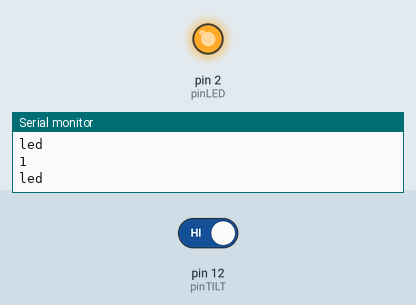
Simulated run of this sketch. Board: Arduino Uno, built with avr-gcc and run on an emulated ATmega328P. On the bench: output pins drawn as LEDs (lit = HIGH), the last lines printed to the serial monitor. Inputs (shaded band) come from the test bench; at power-on: pin 12 (pinTILT) HIGH.

Above: at 1.2 s.
1.3 s: pin 12 (pinTILT) driven LOW
At 1.7 s:
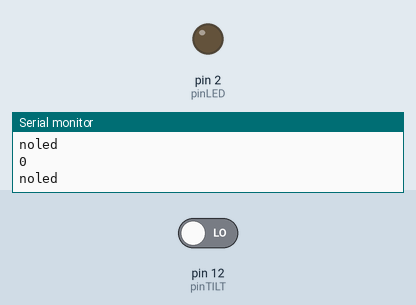
2.9 s: pin 12 (pinTILT) driven HIGH
At 4.1 s:
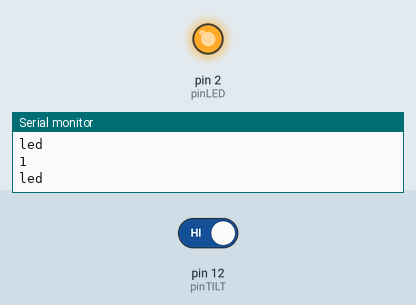
Timing chart, 0 to 5.9 s (numbered marks = the images above; inputs shaded):
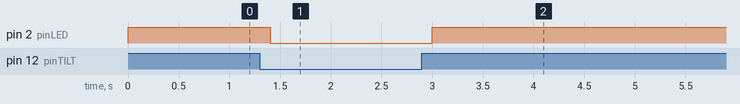

Measured:
- after the input at 1.3 s, pin 2 (pinLED): HIGH → LOW after 0.10 s
- after the input at 2.9 s, pin 2 (pinLED): LOW → HIGH after 0.10 s

The sketch:

inclinacion.ino
```cpp
#define pinLED 2
#define pinTILT 12

int statusTILT = 0;


void setup() {
  // put your setup code here, to run once:
  pinMode(pinTILT, INPUT);
  digitalWrite(pinTILT,HIGH);
  pinMode(pinLED, OUTPUT);
  Serial.begin(9600);
}

void loop() {
  // put your main code here, to run repeatedly:
  statusTILT = digitalRead(pinTILT);
  Serial.println(statusTILT);
  if (statusTILT == HIGH)
  {
    Serial.println("led");
    digitalWrite(pinLED, HIGH);
  }
  else
  {
    Serial.println("noled");
    digitalWrite(pinLED, LOW);
  }

  delay(200);
}
```
